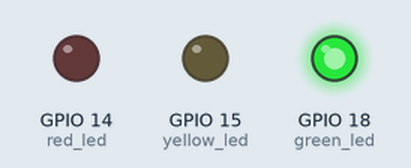
Recording of a program running on a simulated Raspberry Pi (BCM pin numbers). On the bench: output pins drawn as LEDs (lit = HIGH). What the program prints to the terminal is not drawn.

Above: at 2.0 s.
At 4.5 s:
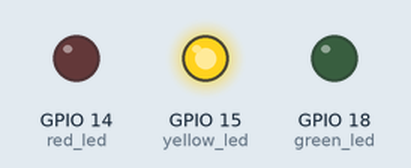
At 6.5 s:
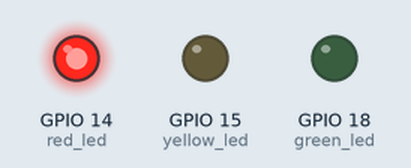
Timing chart, 0 to 10.4 s (numbered marks = the images above):
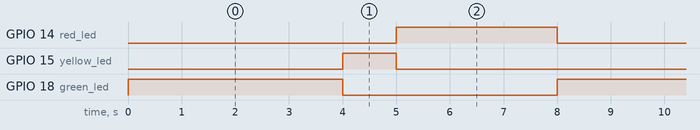

The program:

leds_basics.py
```python
import gpiozero as gz
import time

def main():
    print("Ready")
    # basic_on_off()
    traffic_light()


def basic_on_off():
    print("Basic on off control")
    red_led = gz.DigitalOutputDevice(14)
    yellow_led = gz.DigitalOutputDevice(15)
    green_led = gz.DigitalOutputDevice(18)

    for _ in range(5):
        red_led.on()
        yellow_led.on()
        green_led.on()

        time.sleep(1.0)

        red_led.off()
        yellow_led.off()
        green_led.off()

        time.sleep(1.0)


def traffic_light():
    print("Manual traffic light")
    red_led = gz.LED(14)
    yellow_led = gz.LED(15)
    green_led = gz.LED(18)

    # Loop forever
    #   Green LED on only for 4 seconds
    #   Yellow LED on only for 1 seconds
    #   Red LED on only for 3 seconds

    while True:
        green_led.on()
        yellow_led.off()
        red_led.off()
        time.sleep(4.0)

        green_led.off()
        yellow_led.on()
        red_led.off()
        time.sleep(1.0)

        green_led.off()
        yellow_led.off()
        red_led.on()
        time.sleep(3.0)


main()
```

Measured:
- by itself, GPIO 14 (red_led): alternates HIGH for 3.0 s and LOW for 5.0 s
- by itself, GPIO 15 (yellow_led): alternates HIGH for 1.0 s and LOW for 7.0 s
- by itself, GPIO 18 (green_led): alternates HIGH for 4.0 s and LOW for 4.0 s
